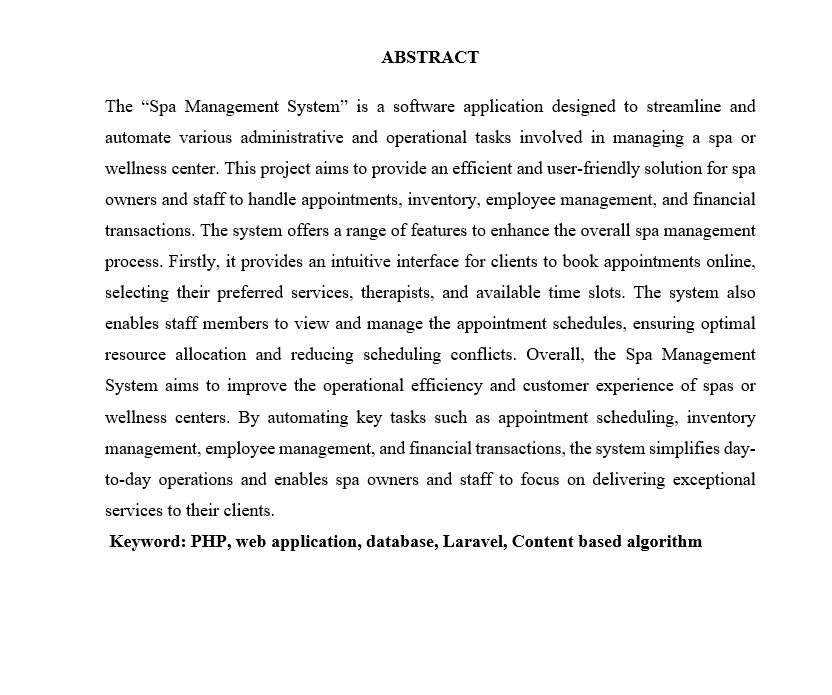
#> input picture resources/Image/ocr.JPG, 832 x 695 px, found by its file name
$ jupyter execute --allow-errors OCR.ipynb
#> lines starting #> are read from the running program, lines starting #| are printed output that depends on the picture; after the words box and inside, x2 and y2 are one past the last pixel; in counts of white or black regions, pixels touching at a corner belong together
OCR NORMAL IMAGE

[cell 1]
# import library
import cv2
from matplotlib import pyplot as plt
import pytesseract
pytesseract.pytesseract.tesseract_cmd=r"C:\\Program Files\\Tesseract-OCR\\tesseract.exe"

[cell 2]
# import image for ocr
img = cv2.imread("../resources/image/ocr.JPG")
#> img is the input picture: shape (695, 832, 3); min 0, max 255, mean 241.1

[cell 3]
#displaying-different-images-with-actual-size-in-matplotlib-subplot
def display(im_path):
    dpi = 80
    im_data = plt.imread(im_path)

    height, width  = im_data.shape[:2]

    # What size does the figure need to be in inches to fit the image?
    figsize = width / float(dpi), height / float(dpi)

    # Create a figure of the right size with one axes that takes up the full figure
    fig = plt.figure(figsize=figsize)
    ax = fig.add_axes([0, 0, 1, 1])

    # Hide spines, ticks, etc.
    ax.axis('off')

    # Display the image.
    ax.imshow(im_data, cmap='gray')

    plt.show()

[cell 4]
display("../resources/image/ocr.JPG")

#> (a cell that did not finish here is left out)

#> (a cell that did not finish here is left out)

OCR SKEW IMAGE

[cell 7]
# load skew-image
skew_img = cv2.imread("../resources/image/ocr3.jpg")
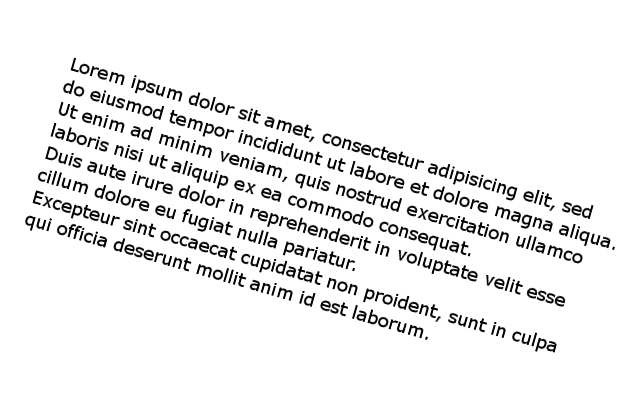
#> input picture resources/Image/ocr3.jpg, 640 x 400 px, found by its file name
#> skew_img is the input picture: shape (400, 640, 3); min 0, max 255, mean 237.7

[cell 8]
display("../resources/image/ocr3.jpg")

[cell 9]
import numpy as np
# find Angle of skew-image
def getSkewAngle(cvImage) -> float:
    # Prep image, copy, convert to gray scale, blur, and threshold
    newImage = cvImage.copy()
    gray = cv2.cvtColor(newImage, cv2.COLOR_BGR2GRAY)
    blur = cv2.GaussianBlur(gray, (9, 9), 0)
    thresh = cv2.threshold(blur, 0, 255, cv2.THRESH_BINARY_INV + cv2.THRESH_OTSU)[1]

    # Apply dilate to merge text into meaningful lines/paragraphs.
    # Use larger kernel on X axis to merge characters into single line, cancelling out any spaces.
    # But use smaller kernel on Y axis to separate between different blocks of text
    kernel = cv2.getStructuringElement(cv2.MORPH_RECT, (30, 5))
    dilate = cv2.dilate(thresh, kernel, iterations=2)

    # Find all contours
    contours, hierarchy = cv2.findContours(dilate, cv2.RETR_LIST, cv2.CHAIN_APPROX_SIMPLE)
    contours = sorted(contours, key = cv2.contourArea, reverse = True)
    for c in contours:
        rect = cv2.boundingRect(c)
        x,y,w,h = rect
        cv2.rectangle(newImage,(x,y),(x+w,y+h),(0,255,0),2)

    # Find largest contour and surround in min area box
    largestContour = contours[0]
    print (len(contours))
    minAreaRect = cv2.minAreaRect(largestContour)
    cv2.imwrite("../resources/image/boxes.jpg", newImage)
    # Determine the angle. Convert it to the value that was originally used to obtain skewed image
    angle = minAreaRect[-1]
    if angle < -45:
        angle = 90 + angle
    return -1.0 * angle
# Rotate the image around its center
def rotateImage(cvImage, angle: float):
    newImage = cvImage.copy()
    (h, w) = newImage.shape[:2]
    center = (w // 2, h // 2)
    M = cv2.getRotationMatrix2D(center, angle, 1.0)
    newImage = cv2.warpAffine(newImage, M, (w, h), flags=cv2.INTER_CUBIC, borderMode=cv2.BORDER_REPLICATE)
    return newImage

[cell 10]
# Deskew image
def deskew(cvImage):
    angle = getSkewAngle(cvImage)
#> in getSkewAngle, `blur = cv2.GaussianBlur(gray, (9, 9), 0)`:
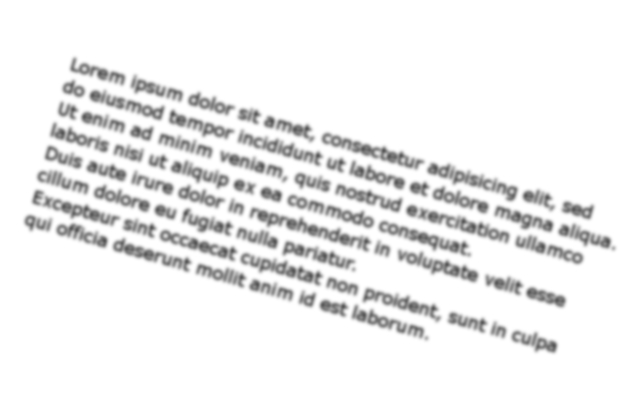
#> blur: shape (400, 640); min 86, max 255, mean 237.7
#> in getSkewAngle, `thresh = cv2.threshold(blur, 0, 255, cv2.THRESH_BINARY_INV + cv2.THRES..`:
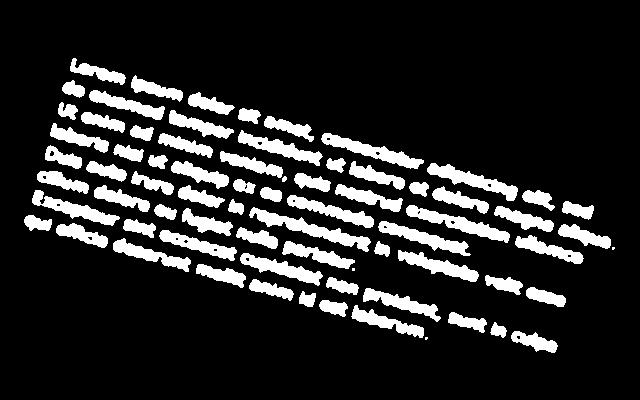
#> thresh: shape (400, 640); 15.3% white; 73 white regions (3 under 20 px), largest, box (x1, y1, x2, y2) and area: (249, 207, 371, 252) 1358, (406, 205, 510, 243) 1174, (321, 133, 424, 169) 1129
#> in getSkewAngle, `dilate = cv2.dilate(thresh, kernel, iterations=2)`:
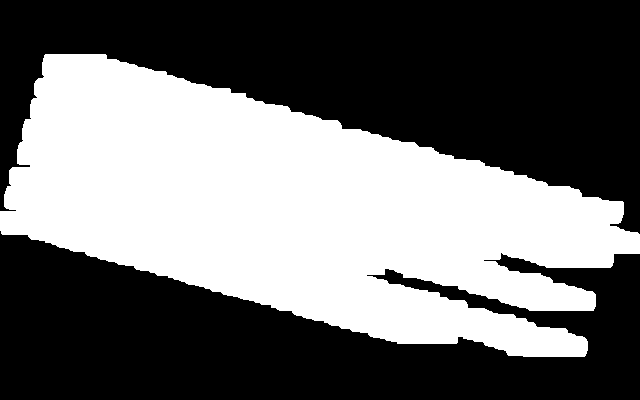
#> dilate: shape (400, 640); 42.7% white; 1 white region
#> in getSkewAngle, `contours, hierarchy = cv2.findContours(dilate, cv2.RETR_LIST, cv2.CHAI..`: contours = 1 contour; box (x1, y1, x2, y2) and area: (0, 54, 640, 357) 108265
#> the loop in getSkewAngle, `for c in contours:` made 1 pass
#> (x, y, w, h) on pass 1: (0, 54, 640, 303)
#> after the loop in getSkewAngle, `for c in contours:`:
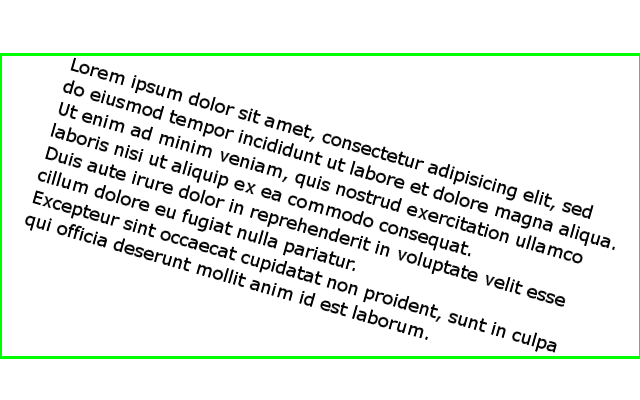
#> newImage: shape (400, 640, 3); 1.85% of pixels changed, all inside (x1, y1, x2, y2) = (0, 53, 640, 359)
#> in getSkewAngle, `largestContour = contours[0]`: largestContour = contour of 653 points, box (x1, y1, x2, y2) (0, 54, 640, 357), area 108265
#| 1
#> in getSkewAngle, `minAreaRect = cv2.minAreaRect(largestContour)`: minAreaRect = ((322.1, 218.4), (201.4, 629.2), -74.48)
#> in getSkewAngle, `angle = minAreaRect[-1]`: angle = -74.48
#> in getSkewAngle, `angle = 90 + angle`: angle = 15.52
    return rotateImage(cvImage, -1.0 * angle)

[cell 11]
fixed = deskew(skew_img)
#> in deskew, `angle = getSkewAngle(cvImage)`: angle = -15.52
#> in rotateImage, `M = cv2.getRotationMatrix2D(center, angle, 1.0)`: M = [[0.964, 0.268, -41.84], [-0.268, 0.964, 92.89]]
#> in rotateImage, `newImage = cv2.warpAffine(newImage, M, (w, h), flags=cv2.INTER_CUBIC, ..`:
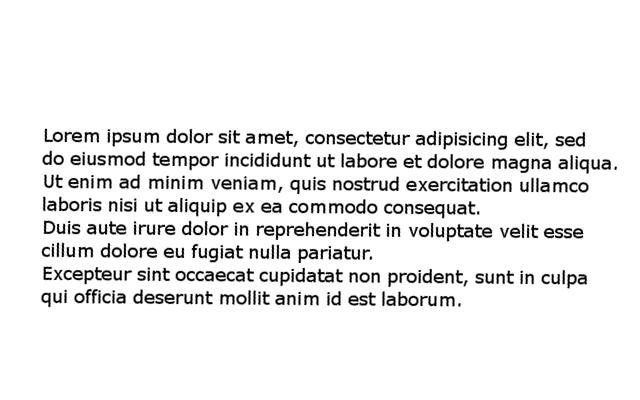
#> newImage: shape (400, 640, 3); min 0, max 255, mean 237.5
cv2.imwrite("../resources/image/deskew_img.jpg", fixed)
#> Out = True

[cell 12]
# show deskw image
display("../resources/image/deskew_img.jpg")
